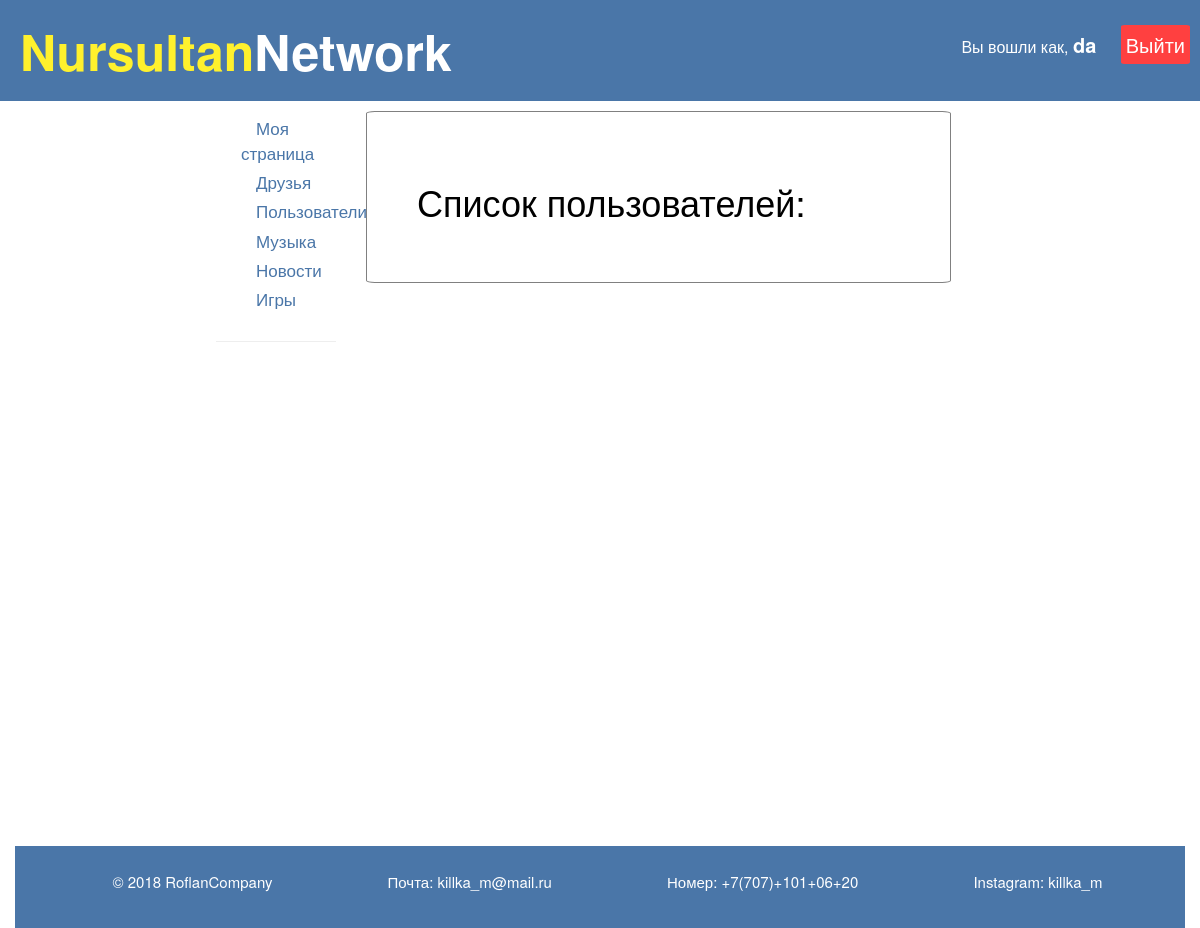
The page /users/ (signed in) on the database as committed earlier.
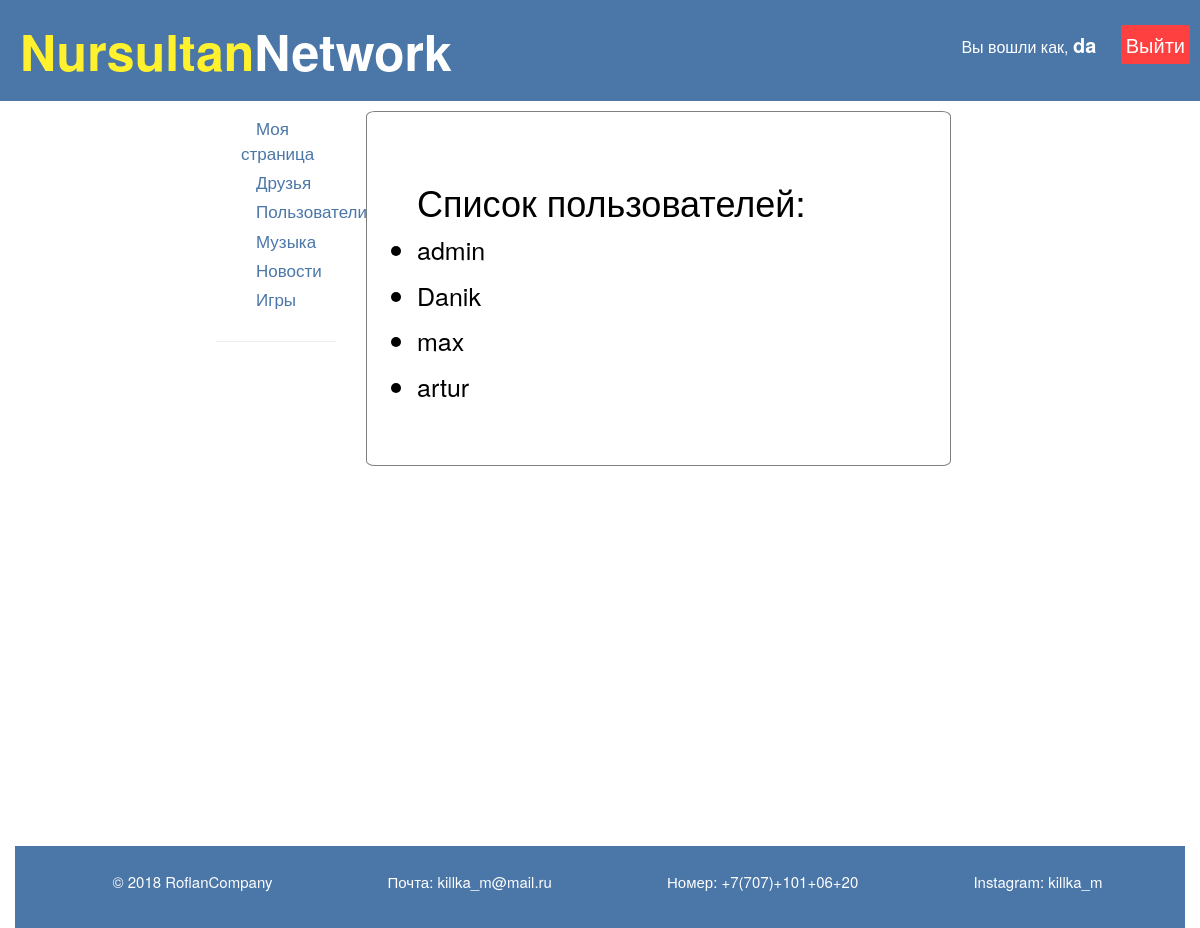
The same page on the database as committed later.
### friends/models.py (models this page shows)
class Profile(models.Model):
    user = models.OneToOneField(settings.AUTH_USER_MODEL, on_delete=models.CASCADE)
    slug = models.SlugField()
    friends = models.ManyToManyField("Profile", blank=True)
    def __str__(self):
        return str(self.user.username)
    def get_absolute_url(self):
    	return "/users/{}".format(self.slug)

### friends/views.py (the view)
# urls.py: path('', views.users_list, name='list'),
def users_list(request):
	users = Profile.objects.exclude(user=request.user)
	context = {
		'users': users
	}
	return render(request, "friends/user_list.html", context)

### friends/templates/friends/user_list.html (shortened to what this page needs)
{% extends '../mysocial/base.html' %}
{% block content %}
<div class="users_container border">
<h1>Список пользователей:</h1>
<ul>
	{% for user_p in users %}
        {% if not user_p in friends %}
		<li style="font-size: 25px;">
			<a href="{{ user_p.get_absolute_url }}">{{ user_p }}</a>
		</li>
</ul>
<ul>
        {% else %}
        <li>
            <p>hshshshsh</p>
            <a href="{{ user_p.get_absolute_url }}">{{ friends }}</a>
        </li>
</ul>
        {% endif %}
{% endfor %}
</div>
{% endblock %}

### mysocial/templates/mysocial/base.html (shortened to what this page needs)
<html>
    <head>
        <link rel="stylesheet" href="//maxcdn.bootstrapcdn.com/bootstrap/3.2.0/css/bootstrap.min.css">
        <link rel="stylesheet" href="//maxcdn.bootstrapcdn.com/bootstrap/3.2.0/css/bootstrap-theme.min.css">
        {% load static %}
        <link rel="stylesheet" href="{% static 'mysocial/css/soc.css' %}">
    </head>
    <body>
    <header>
        <div class="header">
        <div class="header__section">
            <div class="header__item headerlogo">
                <a style="text-decoration: none" href="/"><span style="color:#fff12d;">Nursultan</span>Network</a>
            </div>
				<div class="headerButton">
                    {% if user.is_authenticated %}
                    <div class="headerButton">
                        <p class="are_logged">Вы вошли как, <span class="are_logged_right">{{ user.get_username }}</span>
                    <a class='logo' href="/logout">Выйти</a>
                    {% else %}
                    <a class='logi' href="/login">Войти</a>
                    <a class='regon' href="/register">Регистрация</a>
                    {% endif %}
				</div>
		</div>
            </div>
    </header>
    <div class="container">
    <div class="art">
        <ul class="ssilki">
            <li><a href="/profile">Моя страница</a></li>
            <li><a href="/users/admin">Друзья</a></li>
			<li><a href="/users">Пользователи</a></li>
            <li><a href="/musicc">Музыка</a></li>
            <li><a href="/feed">Новости</a></li>
            <li><a href="/games">Игры</a></li>
        </ul>
		<hr>
    </div>
        <div class="content">
            {% block content %}
            {% endblock %}
        </div>
    <footer>
        <div class="footerp">
            <p>&copy; 2018 RoflanCompany</p>
            <p>Почта: killka_m@mail.ru</p>
            <p>Номер: +7(707)+101+06+20</p>
            <p>Instagram: killka_m</p>
        </div>
    </footer>
    </div>
</body>
</html>

### mysocial/static/mysocial/css/soc.css (style rules this page uses)
body { background-color: white; }
.art { display:flex; flex-flow: column ; width:10%; color:white; position: absolute; left:0; margin-left: 18%; margin-top: -20px; }
.art a { color: blue; margin-left: 15px; }
.content { display:flex; flex-flow: column ; width:50%; position: relative; margin-left: 30%; margin-top: -10px; color:#4a76a8; }
.content a { color: #4a76a8; }
.ssilki { margin-top:30px; margin-left: 25px; height:100%; }
.ssilki a { color:#4a76a8; text-decoration:none; }
.ssilki li { margin-top:5px; font-size: 17px; list-style-type: none; }
.container { width: 100%; height:100%; }
.header { width:100%; padding:10px; color: white; background-color: #4a76a8; }
.header__section { display:flex; align-items:center; background-color: #4a76a8; justify-content:space-between; }
.header__item { padding:5px; font-size:20px; margin-left:5px; }
.header__item a { color:white; }
.headerlogo { font-size:50px; font-weight: bold; color: Indigo; }
* { margin: 0; padding: 0; }
.content { min-height: calc(100vh - 80px); }
footer { margin-top: 35px; background-color: #4a76a8; font-size: 15px; width:100%; padding: 25px; }
.footerp { display:flex; flex-flow: row wrap; margin-left: 15px; color:white; justify-content:space-around; }
.headerButton a { text-decoration: none; color:white; font-size: 20px; margin-left: 20px; }
.logo { background-color: #FF4040; padding: 5px; border-radius: 5%; }
.friend_container h2, ul { color:black; }
.users_container { margin-top: 20px; color:black; padding: 50px; height: 100%; }
.users_container a { color:black; }
.are_logged { font-size: 16px; }
.are_logged_right { font-weight: bold; font-size: 20px; }
.border { border-style: solid; border-width: thin; border-color:gray; border-radius: 1.5%; }

Rows that differ between the two databases and show on the page:
added Profile: user.username "admin"
added Profile: user.username "Danik"
added Profile: user.username "max"
added Profile: user.username "artur"
